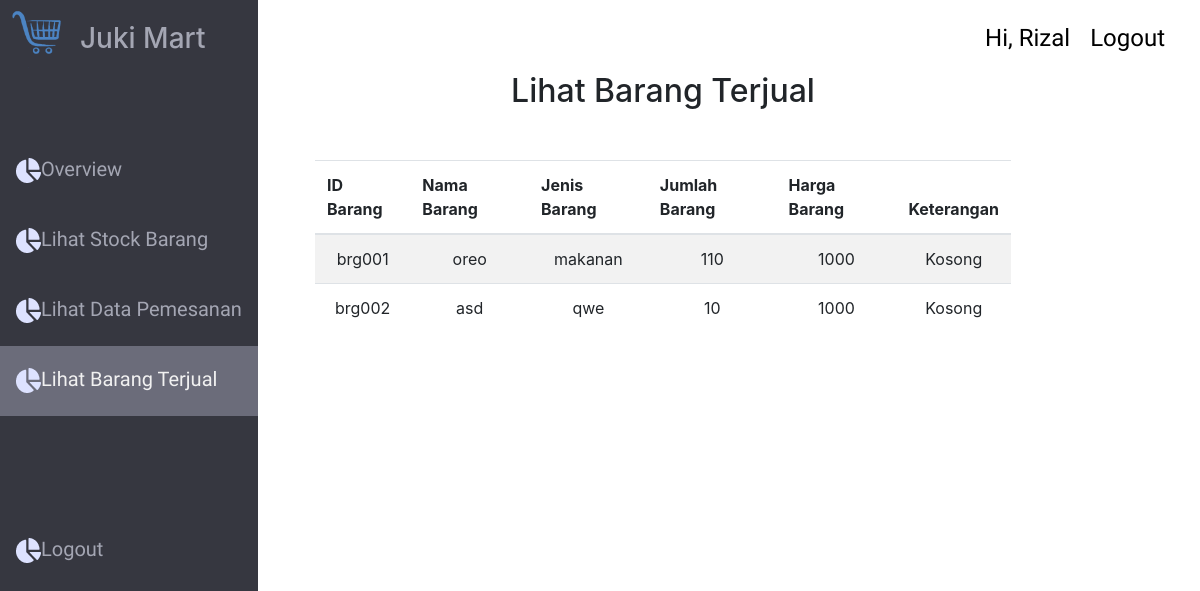
Screenshot of /index.php/pemilik_controller/lihat_terjual with the database file from the repository.
### tables this page shows
CREATE TABLE `barang_terjual` (
  `id_barang` char(6) NOT NULL,
  `nama_barang` varchar(50) DEFAULT NULL,
  `keterangan_barang` varchar(255) DEFAULT NULL,
  `jenis_barang` varchar(255) DEFAULT NULL,
  `harga_barang` int(10) DEFAULT NULL,
  `jumlah_barang` int(5) DEFAULT NULL
);

### application/controllers/pemilik_controller.php (called while the page is built, shortened)
<?php
class Pemilik_controller extends CI_Controller {
	public function __construct(){
		$this->load->Model('pemilik_model');
		$this->load->Model('karyawan_model');
		$this->load->Model('barang_model');
		$this->load->library('session');
	}
	public function lihat_terjual(){
		$data['barang'] = $this->barang_model->get_all_terjual();
		$this->load->view('lihat_terjual_pemilik',$data);
	}
}

### index.php (called while the page is built, shortened)
<?php
require_once BASEPATH.'core/CodeIgniter.php';

### application/models/barang_model.php (called while the page is built, shortened)
<?php
class Barang_model extends CI_Model{
    public function get_all_terjual(){
        $data = $this->db->get('barang_terjual');
        return $data->result_array();
    }
}

### application/views/lihat_terjual_pemilik.php (the view, shortened to what this page needs)
<!DOCTYPE html>
<html lang="en">
<head>
    <link rel="stylesheet" href="https://maxcdn.bootstrapcdn.com/bootstrap/4.3.1/css/bootstrap.min.css">
    <link rel="stylesheet" type="text/css" href="../assets/css/loggedin_css.css">
</head>
<body>
    <div style="height: 100vh">
        <div class="container-fluid h-100">
            <div class="row h-100">
                <div class="col-3">
                    <nav id="sidebar">
                        <div class="sidebar-header">
                            <h3><img style="width: 80px; height: 80px;" src="../assets/image/logo.png">Juki Mart</h3>
                            <br>
                            <br>
                        </div>
                        <ul>
                            <li class="menu"><a style="text-decoration : none;" href="<?php echo base_url()?>pemilik_controller"><img src="../assets/image/1.png">Overview</a></li>
                            <li class="menu"><a style="text-decoration : none;" href="<?php echo base_url()?>pemilik_controller/lihat_stock"><img src="../assets/image/1.png">Lihat Stock Barang</a></li>
                            <li class="menu"><a style="text-decoration : none;" href="<?php echo base_url()?>pemilik_controller/lihat_pesanan"><img src="../assets/image/1.png">Lihat Data Pemesanan</a></li>
                            <li class="menu"><a class="current" style="text-decoration : none;" href="<?php echo base_url()?>pemilik_controller/lihat_terjual"><img src="../assets/image/1.png">Lihat Barang Terjual</a></li>
                            <li class="menu"><a style="text-decoration : none; margin-top: 100px;" href="#"><img src="../assets/image/1.png">Logout</a></li>
                        </ul>
                    </nav>
                </div>
                <div class="col-9">
                    <div class="row">
                        <div class="col text-right">
                            <a style="text-decoration : none; float: right;" href="<?php echo base_url()?>Welcome/logout"><p class="nama">Logout</p></a>
                            <div class="nama" style="float: right;">Hi, Rizal</div>
                        </div>
                        <div class="col mx-auto">
                            <h2 class="d-flex justify-content-center" style="width: 80%;">Lihat Barang Terjual</h2>
                            <table class="table table-striped" style="width: 80%; margin-top:50px;">
                                <thead>
                                    <tr>
                                        <th scope="col">ID Barang</th>
                                        <th scope="col">Nama Barang</th>
                                        <th scope="col">Jenis Barang</th>
                                        <th scope="col">Jumlah Barang</th>
                                        <th scope="col">Harga Barang</th>
                                        <th scope="col">Keterangan</th>
                                    </tr>
                                </thead>
                                <tbody>
                                    <tr>
                                        <?php foreach ($barang as $item) :  ?>
                                            <td class="text-center"><?= $item["id_barang"]; ?></td>
                                            <td class="text-center"><?= $item["nama_barang"]; ?></td>
                                            <td class="text-center"><?= $item["jenis_barang"]; ?></td>
                                            <td class="text-center"><?= $item["jumlah_barang"]; ?></td>
                                            <td class="text-center"><?= $item["harga_barang"]; ?></td>
                                            <td class="text-center"><?= $item["keterangan_barang"]; ?></td>
                                    </tr>
                                        <?php endforeach ?>
                                </tbody>
                            </table>
                        </div>
                    </div>
                </div>
            </div>
        </div>
    </div>
</body>
</html>

### assets/css/loggedin_css.css (style rules this page uses)
#sidebar { position: fixed; top: 0; left: 0; height: 100vh; z-index: 999; background: #363740; color: #A4A6B3; transition: all 0.3s; }
ul { list-style-type: none; text-decoration : none; margin: 0; padding: 0; width: 100%; }
li a { line-height: 50px; display: block; text-decoration : none; color: #A4A6B3; padding: 8px 16px; height: 70px; }
.menu { text-decoration: none; font-size: 20px; font-family: 'Muli', sans-serif; text-decoration : none; }
.nama { font-family: 'Prompt', sans-serif; font-style: normal; font-weight: normal; font-size: 24px; color: #000000; margin-right: 20px; margin-top: 20px; }
.current, li a:hover { background-color: rgba(159, 162, 180, 0.5); color: #f1f1f1; }

### rows the page displays
barang_terjual: id_barang "brg001", nama_barang "oreo", jenis_barang "makanan", jumlah_barang "110", harga_barang "1000", keterangan_barang "Kosong"
barang_terjual: id_barang "brg002", nama_barang "asd", jenis_barang "qwe", jumlah_barang "10", harga_barang "1000", keterangan_barang "Kosong"
